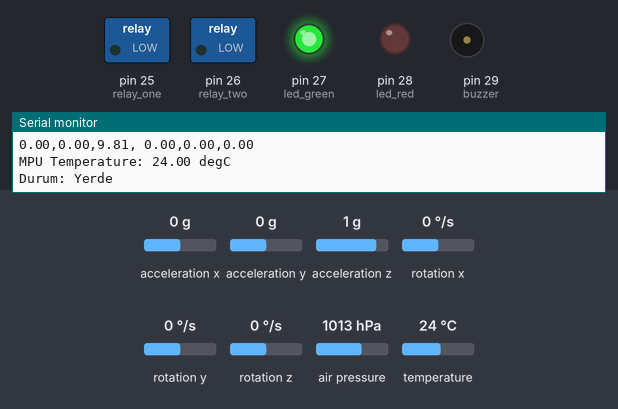
The sketch below on a simulated Arduino Mega 2560, built with avr-gcc and run on an emulated ATmega2560. On the bench: switched loads named in the sketch (green lamp = pin HIGH), output pins drawn as LEDs (lit = HIGH), buzzer (waves = sounding, pin HIGH), the last lines printed to the serial monitor. The inputs (shaded band) are chosen by the test bench; at power-on: air pressure 1013 hPa, acceleration x 0 g, acceleration y 0 g, acceleration z 1 g, rotation x 0 °/s, rotation y 0 °/s, rotation z 0 °/s, temperature 24 °C.

Above: at 1.3 s.
1.4 s: air pressure set to 952 hPa
At 2.54 s:
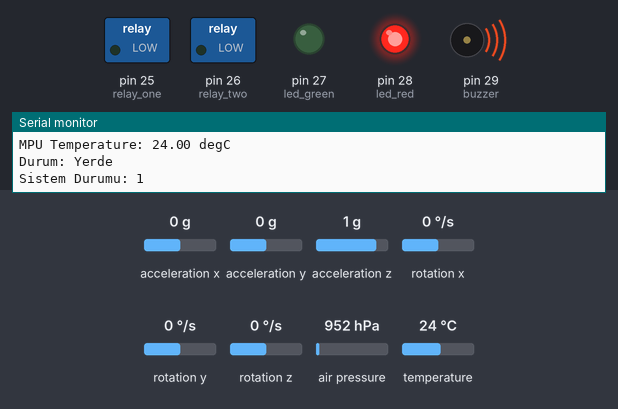
4.1 s: air pressure set to 1025 hPa
At 7.3 s:
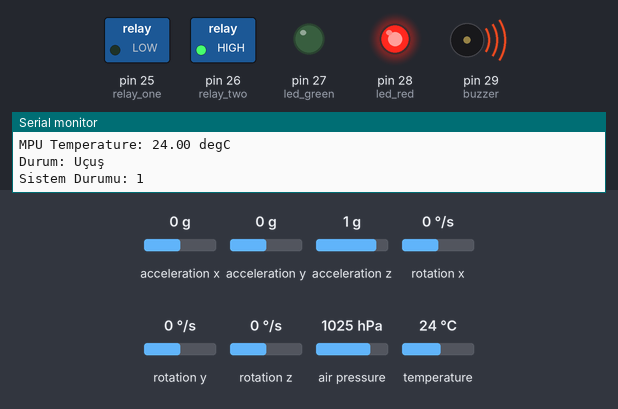
At 14.3 s:
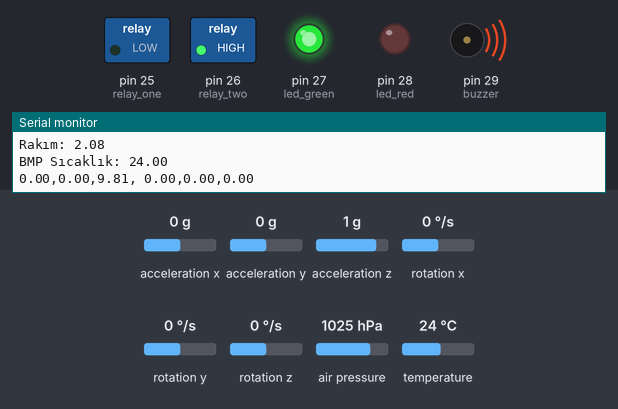
Timing chart, 0 to 16.6 s (numbered marks = the images above; inputs shaded):
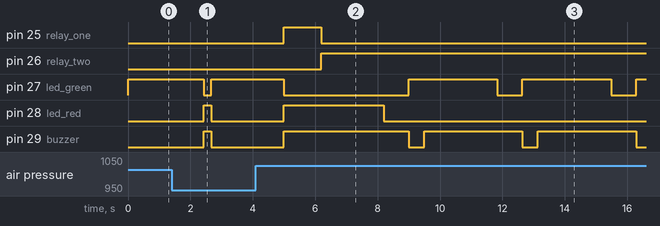

The sketch:

Main_Flight_Computer.ino
```cpp
#include <SoftwareSerial.h>
#include <Wire.h>
#include <SPI.h>
#include <Adafruit_BMP280.h>
#include <Adafruit_MPU6050.h>
#include <Adafruit_Sensor.h>

#define rf Serial3

SoftwareSerial GPS(0, 1); // RX, TX
Adafruit_BMP280 bmp; // I2C BMP280
Adafruit_MPU6050 mpu; // I2C MPU6050

int led_green = 27; // Led 1  -> Green Status Led
int led_red = 28; // Led 2 -> Red Status Led
int buzzer = 29; // Buzzer
int relay_one = 25; // Recovery 1
int relay_two = 26; // Recovery 2

boolean apogee = false;
float altidute_setup;
float altidute;
float altidute_old;
float velocity;

float security_altidute = 1; //DEĞİŞECEK!! STANDART 500
float altidute_secondary = 10; //DEĞİŞECEK!! STANDART 500
float last_altidute = 2; //DEĞİŞECEK!! STANDART 25

int state = 0;
String state_string;
boolean system_state = true;

String gps_clock = "";    // hhmmss.00
String gps_latitude = "";   // DDMM.MMMM Kuzey/Güney N/S - Enlem
String gps_longitude = "";  // DDMM.MMMM Doğu/Batı E/W - Boylam
String gps_altidute = "";  // metre

void setup() {
  Serial.begin(9600);
  GPS.begin(9600);
  rf.begin(9600);

  if (!bmp.begin()) {
    Serial.println(F("Could not find a valid BMP280 sensor, check wiring!"));
    while (1);
  }

  /* Default settings from datasheet. */
  bmp.setSampling(Adafruit_BMP280::MODE_NORMAL,     /* Operating Mode. */
  Adafruit_BMP280::SAMPLING_X2,     /* Temp. oversampling */
  Adafruit_BMP280::SAMPLING_X16,    /* Pressure oversampling */
  Adafruit_BMP280::FILTER_X16,      /* Filtering. */
  Adafruit_BMP280::STANDBY_MS_500); /* Standby time. */

  if (!mpu.begin()) {
    Serial.println("Failed to find MPU6050 chip");
    while (1) {
      delay(10);
    }
  }

  mpu.setAccelerometerRange(MPU6050_RANGE_16_G);
  mpu.setGyroRange(MPU6050_RANGE_250_DEG);
  mpu.setFilterBandwidth(MPU6050_BAND_21_HZ);

  altidute_setup=bmp.readAltitude(1013.25);


  pinMode(led_green,OUTPUT);
  pinMode(led_red,OUTPUT);
  pinMode(buzzer,OUTPUT);
  pinMode(relay_one,OUTPUT);
  pinMode(relay_two,OUTPUT);


  Serial.println("All sensors were calibrated successfully!");
  digitalWrite(led_green,HIGH);
  delay(100);
}

void loop() {

  altidute_old=altidute;

  altidute = bmp.readAltitude(1013.25)-altidute_setup;

  /* Get new sensor events with the readings */
  sensors_event_t a, g, temp;
  mpu.getEvent(&a, &g, &temp);

  if(altidute>=security_altidute && state==0) {
    state=1;
    digitalWrite(buzzer,HIGH);
    digitalWrite(led_green,LOW);
    digitalWrite(led_red,HIGH);
    delay(250);
    digitalWrite(buzzer,LOW);
    digitalWrite(led_green,HIGH);
    digitalWrite(led_red,LOW);
  }

  if (state==1 && altidute_old-altidute>=1) {
    digitalWrite(relay_one,HIGH);
    digitalWrite(buzzer,HIGH);
    digitalWrite(led_green,LOW);
    digitalWrite(led_red,HIGH);
    delay(1200); //DİRENÇ TELİ SÜRESİ
    digitalWrite(relay_one,LOW);
    digitalWrite(buzzer,LOW);
    digitalWrite(led_green,HIGH);
    digitalWrite(led_red,LOW);
    apogee=true;
    state=2;
}

if(state==2 && altidute<=altidute_secondary) {
    digitalWrite(relay_two,HIGH);
    digitalWrite(buzzer,HIGH);
    digitalWrite(led_green,LOW);
    digitalWrite(led_red,HIGH);
    delay(2000); //LINEER SÜRESİ
    digitalWrite(relay_one,LOW);
    digitalWrite(buzzer,LOW);
    digitalWrite(led_green,HIGH);
    digitalWrite(led_red,LOW);
    state=3;
}

if(state==3 && altidute<=last_altidute && 0<=altidute_old-altidute<=1) {
    state=4;
}


  switch (state) {
  case 0:
    state_string="Yerde"; // Waiting for flight
    break;
  case 1:
    state_string="Uçuş"; // Flight started
    break;
  case 2:
    state_string="Tepe noktasına ulaşıldı! Faydalı yük bıraklıdı. İkinci Paraşüt açıldı."; // Apogee, Payload, Recovery 1 -> Secondary Parachute
    break;
  case 3:
    state_string="Ana paraşüt açıldı!"; // 500 meters, Recovery 2 -> Main Parachute
    break;
  case 4:
    state_string="İniş Tamamlandı!"; // Flight completed
    digitalWrite(led_green,LOW);
    digitalWrite(buzzer,HIGH);
    delay(800);
    digitalWrite(led_green,HIGH);
    digitalWrite(buzzer,LOW);
    delay(500);
    digitalWrite(buzzer,HIGH);
    break;
}

  ListenGPS();
  Serial.println("<------ VERİ ------>");
  Serial.print("Saat:");
  Serial.println(gps_clock);
  Serial.print("Enlem: ");
  Serial.println(gps_latitude);
  Serial.print("Boylam: ");
  Serial.println(gps_longitude);
  Serial.print("GPS İrtifa:");
  Serial.println(gps_altidute);
  Serial.println("");

  Serial.print("BMP İrtifa: ");
  Serial.println(altidute);
  Serial.print("Rakım: ");
  Serial.println(altidute_setup);
  Serial.print("BMP Sıcaklık: ");
  Serial.println(bmp.readTemperature());
  Serial.println("");

  /* Print out the values */
  Serial.print(a.acceleration.x);
  Serial.print(",");
  Serial.print(a.acceleration.y);
  Serial.print(",");
  Serial.print(a.acceleration.z);
  Serial.print(", ");
  Serial.print(g.gyro.x);
  Serial.print(",");
  Serial.print(g.gyro.y);
  Serial.print(",");
  Serial.print(g.gyro.z);
  Serial.println("");

  Serial.print("MPU Temperature: ");
  Serial.print(temp.temperature);
  Serial.println(" degC");

  Serial.print("Durum: ");
  Serial.println(state_string);

  Serial.print("Sistem Durumu: ");
  Serial.println(system_state);

  Serial.println("");
  rf.println("<------ VERI ------>");
  rf.print("Saat:");
  rf.println(gps_clock);
  rf.print("Enlem: ");
  rf.println(gps_latitude);
  rf.print("Boylam: ");
  rf.println(gps_longitude);
  rf.print("GPS Irtifa:");
  rf.println(gps_altidute);
  rf.println("");

  rf.print("BMP Irtifa: ");
  rf.println(altidute);
  rf.print("Rakim: ");
  rf.println(altidute_setup);
  rf.print("BMP Sicaklik: ");
  rf.println(bmp.readTemperature());
  rf.println("");

  /* Print out the values */
  rf.print(a.acceleration.x);
  rf.print(",");
  rf.print(a.acceleration.y);
  rf.print(",");
  rf.print(a.acceleration.z);
  rf.print(", ");
  rf.print(g.gyro.x);
  rf.print(",");
  rf.print(g.gyro.y);
  rf.print(",");
  rf.print(g.gyro.z);
  rf.println("");

  rf.print("MPU Temperature: ");
  rf.print(temp.temperature);
  rf.println(" degC");

  rf.print("Durum: ");
  rf.println(state_string);

  rf.print("Sistem Durumu: ");
  rf.println(system_state);
  delay(1000);


}

void ListenGPS() {

  if ( GPS.find("$GPGGA,") ) {

    gps_clock = GPS.readStringUntil(',');
    gps_latitude = GPS.readStringUntil(',');
    gps_latitude.concat(GPS.readStringUntil(','));
    gps_longitude = GPS.readStringUntil(',');
    gps_longitude.concat(GPS.readStringUntil(','));

    for ( int i = 0; i < 3; i++ ) {
      GPS.readStringUntil(',');
    }

    gps_altidute = GPS.readStringUntil(',');
    gps_altidute.concat(GPS.readStringUntil(','));

    GPS.readStringUntil('\r');
  }
}
```

Measured:
- after the input at 1.4 s, pin 27 (led_green): HIGH → LOW after 1.0 s, → HIGH 0.25 s later; pin 28 (led_red), pin 29 (buzzer): LOW → HIGH after 1.0 s, → LOW 0.25 s later
- after the input at 4.1 s, pin 25 (relay_one): LOW → HIGH after 0.89 s, → LOW 1.2 s later; pin 26 (relay_two): LOW → HIGH after 2.1 s
